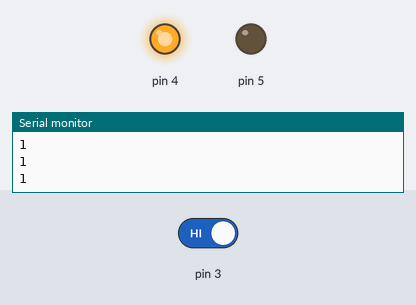
This sketch was run on a simulated Arduino Uno, built with avr-gcc and run on an emulated ATmega328P. Parts: output pins drawn as LEDs (lit = HIGH), the last lines printed to the serial monitor. The test bench sets the inputs (shaded band); at power-on: pin 3 HIGH.

Above: at 1.8 s.
1.9 s: pin 3 driven LOW
At 2.5 s:
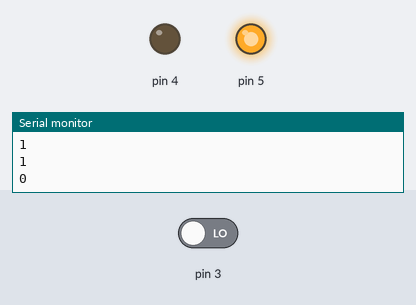
3.5 s: pin 3 driven HIGH
At 4.8 s:
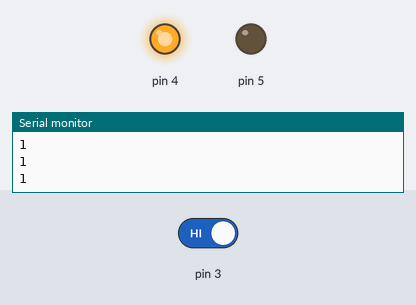
Timing chart, 0 to 6.5 s (numbered marks = the images above; inputs shaded):
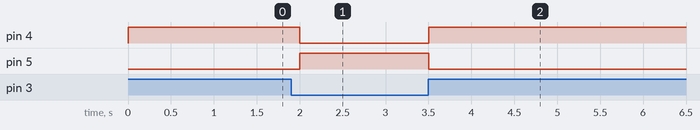

The sketch:

Fire_Detection_v1.ino
```cpp
void setup() {
  Serial.begin(9600);
  pinMode(3, INPUT);
  pinMode(4, OUTPUT);
  pinMode(5, OUTPUT);
}


void loop() {
  int F = digitalRead(3);
  if(F==0)
  {
    digitalWrite(4, LOW);
    digitalWrite(5, HIGH);
  }
  else{
    digitalWrite(4, HIGH);
    digitalWrite(5, LOW);
  }
  Serial.println(F);
  delay(500);
}
```

Measured:
- after the input at 1.9 s, pin 4: HIGH → LOW after 0.10 s; pin 5: LOW → HIGH after 0.10 s
- after the input at 3.5 s, pin 4: LOW → HIGH at once; pin 5: HIGH → LOW at once
